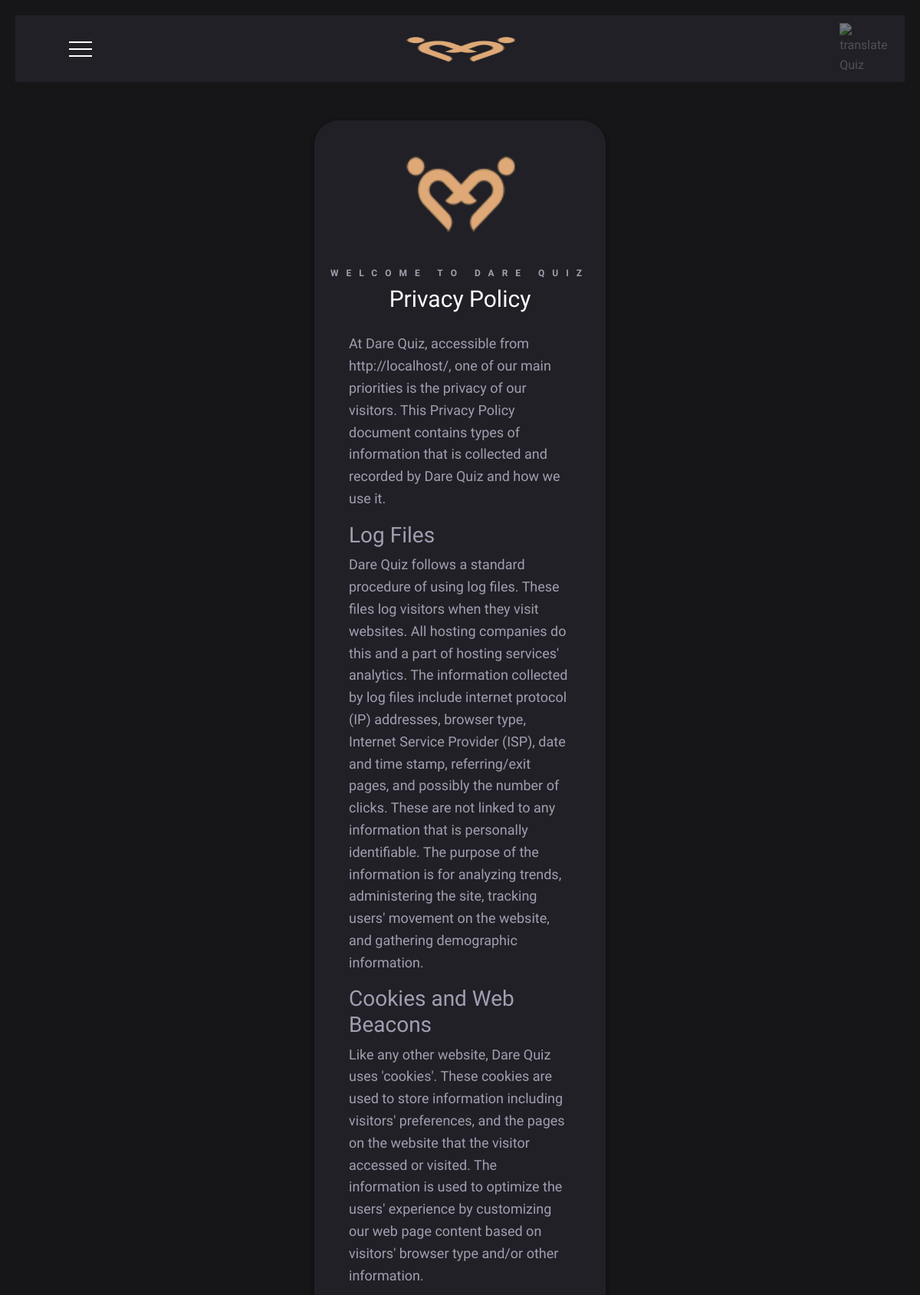
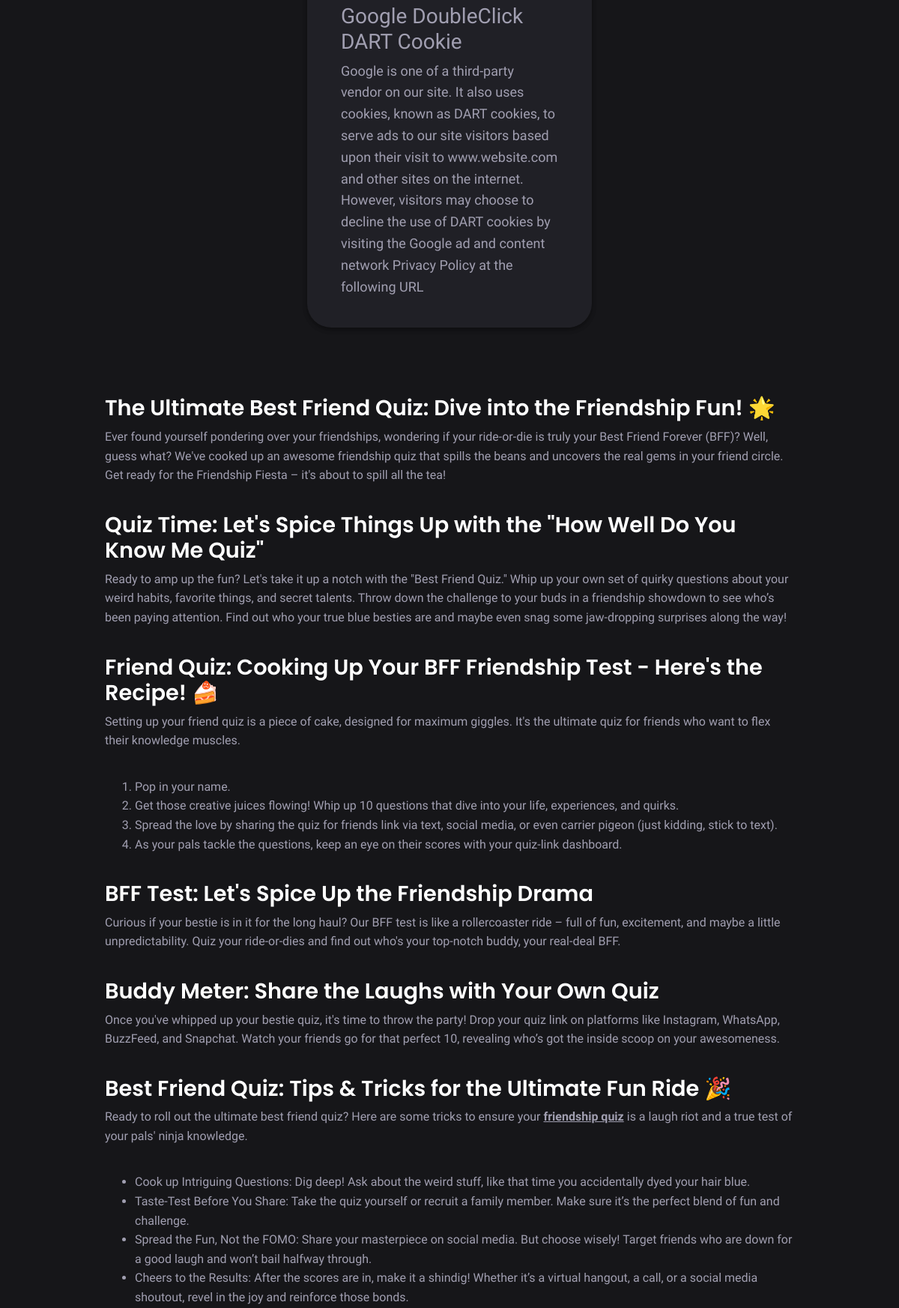
The app's page /index.php/site/privacyPolicy (upper part) with its own data (2 pictures, top to bottom).
### tables this page shows
CREATE TABLE IF NOT EXISTS `site` (
  `id` int(9) NOT NULL AUTO_INCREMENT,
  `site_title` varchar(255) NOT NULL,
  `site_short_title` varchar(255) NOT NULL,
  `site_wishing_web` varchar(255) NOT NULL,
  `site_description` varchar(255) NOT NULL,
  `site_og_image` varchar(255) NOT NULL,
  `site_user_can_del` int(11) NOT NULL DEFAULT '0',
  `site_about` text NOT NULL,
  `site_privacy` text NOT NULL,
  `site_contact` text NOT NULL,
  `site_custom_header` text NOT NULL,
  `site_custom_footer` text NOT NULL,
  `site_ad_ver` text NOT NULL,
  `site_ad_100` text NOT NULL,
  PRIMARY KEY (`id`)
);

### application/controllers/Site.php (called while the page is built, shortened)
<?php
class Site extends CI_Controller {
	private $site_info;
	public function __construct(){
		$this->load->model('site_model');
		$this->load->model('quiz_model');
		$this->site_info = $this->site_model->getSiteInfo();
	}
	public function privacyPolicy()
	{
		$data['site'] = $this->site_info;
		$this->load->view('site/header', $data);
		$this->load->view('site/privacy_policy');
		$this->load->view('site/footer');
	}
}

### index.php (called while the page is built, shortened)
<?php
require_once BASEPATH . 'core/CodeIgniter.php';

### application/models/Site_model.php (called while the page is built, shortened)
<?php
	Class Site_model extends CI_Model{
		public function getSiteInfo(){
			$this->db->where('id', 1);
			$query = $this->db->get('site');
			return $query->row();
		}
	}

### application/views/site/privacy_policy.php (the view, shortened to what this page needs)
<div class="container h-100">
	<div class="row h-100 justify-content-center align-items-center">
		<div class="col-sm-12 col-md-6 col-lg-4 custom-box">
			<div class="logo"><img src="<?php echo base_url('assets/images/logo.png'); ?>"></div>
			<div class="top-slogan">Welcome To <?php echo $site->site_short_title; ?></div>
			<div class="logo-name">Privacy Policy</div>
			<div class="custom-block">
				<div class="long-text">
					<?php
					$privacy = $site->site_privacy;
					$privacy = str_replace('%WEBSITE%', $site->site_short_title, $privacy);
					$privacy = str_replace('%WEBURL%', base_url(), $privacy);
					echo $privacy;
					?>
				</div>
			</div>
		</div>
	</div>
</div>

### assets/css/style.css (style rules this page uses)
*, *::before, *::after { box-sizing: border-box; }
html { font-family: sans-serif; line-height: 1.15; -webkit-text-size-adjust: 100%; -webkit-tap-highlight-color: rgba(0, 0, 0, 0); }
body { margin: 0; font-family: 'Poppins', sans-serif; font-size: 1rem; font-weight: 400; line-height: 1.6; color: #212529; text-align: left; background-color: #f8fafc; }
p, ul { margin-top: 0; margin-bottom: 1rem; }
img { vertical-align: middle; border-style: none; }
.row { display: flex; flex-wrap: wrap; margin-right: -15px; margin-left: -15px; }
.col-lg-4, .col-md-10, .col-md-6, .col-sm-12 { position: relative; width: 100%; padding-right: 15px; padding-left: 15px; }
@media (min-width: 768px) { .col-md-6 { flex: 0 0 50%; max-width: 50%; } }
@media (min-width: 992px) { .col-lg-4 { flex: 0 0 33.3333333333%; max-width: 33.3333333333%; } }
:root { --pclr: #202026; --dpclr: #ff3539; --fcsdPClr: #ed424629; --dShdwPclr: #b30303; --sclr: #77CFCA; --cardBg: #ffffffb5; --cardShdw: #91b8fb; --blackClr: #3a3a3a; --green: #53ac21; --red: #da3c1e; --hsz: 30px; --ssz: 26px; --fsz: 16px; --starClr: #fff; --squareClr: #7a097a; --diceSize: 35px; --ndiceSize: -35px; --dotSize: 4px; --trDice: calc(var(--diceSize) / 2); --ntrDice: calc(var(--ndiceSize) / 2); --diceClr: #ecebeb; }
body { font-family: 'Poppins', sans-serif; color: var(--blackClr); }
.input-group-append, .lang img, .modal-body img, .rank-pillars img, .logo img { width: 100%; }
html { padding: 0; margin: 0; height: 100%; }
body { position: relative; min-height: 100%; width: 100%; padding: 0 20px; padding-top: 20px; padding-bottom: 100px; background-color: #161619; color: #a19fb1; font-family: "Quattrocento Sans", sans-serif; margin: 0 auto; font-size: 16px; }
.center, .logo { text-align: center; }
.logo { width: 150px; overflow: hidden; margin: auto; }
.custom-box { background-color: #202026; border-radius: 32px; box-shadow: 0px 3px 6px rgba(0, 0, 0, 0.16), 0px 3px 6px rgba(0, 0, 0, 0.23); min-height: 400px; padding: 20px; text-align: center; }
.top-slogan { font-size: 12px; letter-spacing: 10px; text-transform: uppercase; margin-top: 20px; font-weight: bold; }
.logo-name { text-align: center; font-size: 30px; color: #fff; font-family: "Quattrocento Sans", sans-serif; }
.custom-block { margin: 20px 25px; }
.share-response h3, .challenge-box h3, .list-content li, .para-style, .long-text, .long-text { font-size: 16px; }
.long-text { text-align: left; font-size: 18px; }

### records on screen
site: site_short_title "DARE QUIZ", privacy "At Dare Quiz, accessible from http://localhost/, one of our main priorities is the privacy of our visitors. This Privacy Policy document contains types of information that is collected and recorded by Dare Quiz and how we use it. Log Files Dare Quiz follows a standard procedure of using log files. These files log visitors when they visit websites. All hosting companies do this and a part of hosting services' analytics. The information collected by log files include internet protocol (IP) addresses, browser type, Internet Service Provider (ISP), date and time stamp, referring/exit pages, and possibly the number of clicks. These are not linked to any information that is personally…"
